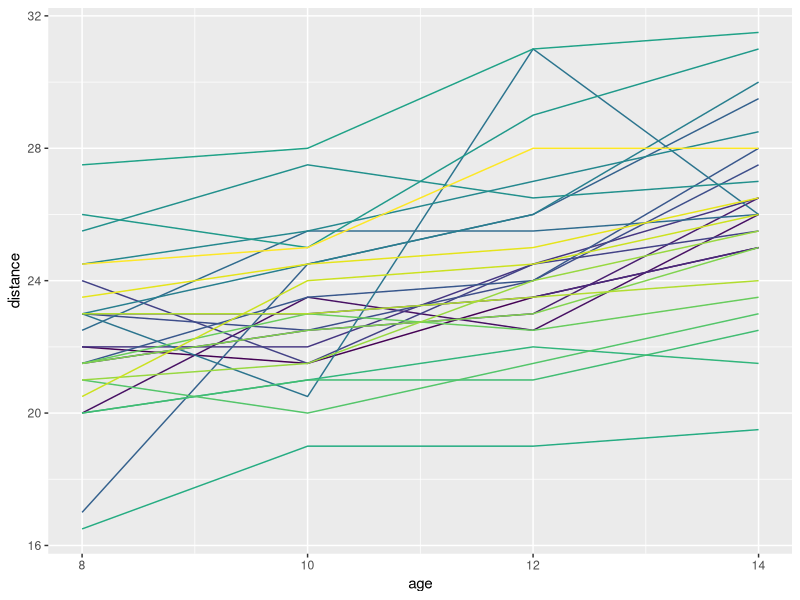

The R script that drew this image:
## ---- chunk 1
knitr::opts_chunk$set(echo = TRUE)
library(knitr)
library(ggplot2)
library(lme4)
library(nlme)
library(emmeans)
data("Orthodont")
## ---- chunk 2
kable(head(Orthodont))
ggplot(Orthodont,aes(x=age,y=distance,group=Subject)) + 
  geom_line(aes(color=Subject)) +
  theme(legend.position = "none")
## ---- chunk 3
lme_mod <- lme(distance ~ age + Sex, random = ~1|Subject, data = Orthodont)
lmer_mod <- lmer(distance ~ age + Sex + (1|Subject), data = Orthodont)
## ---- chunk 4
kable(summary(lme_mod)$tTable)
## ---- chunk 5
kable(summary(lmer_mod)$coefficients)
